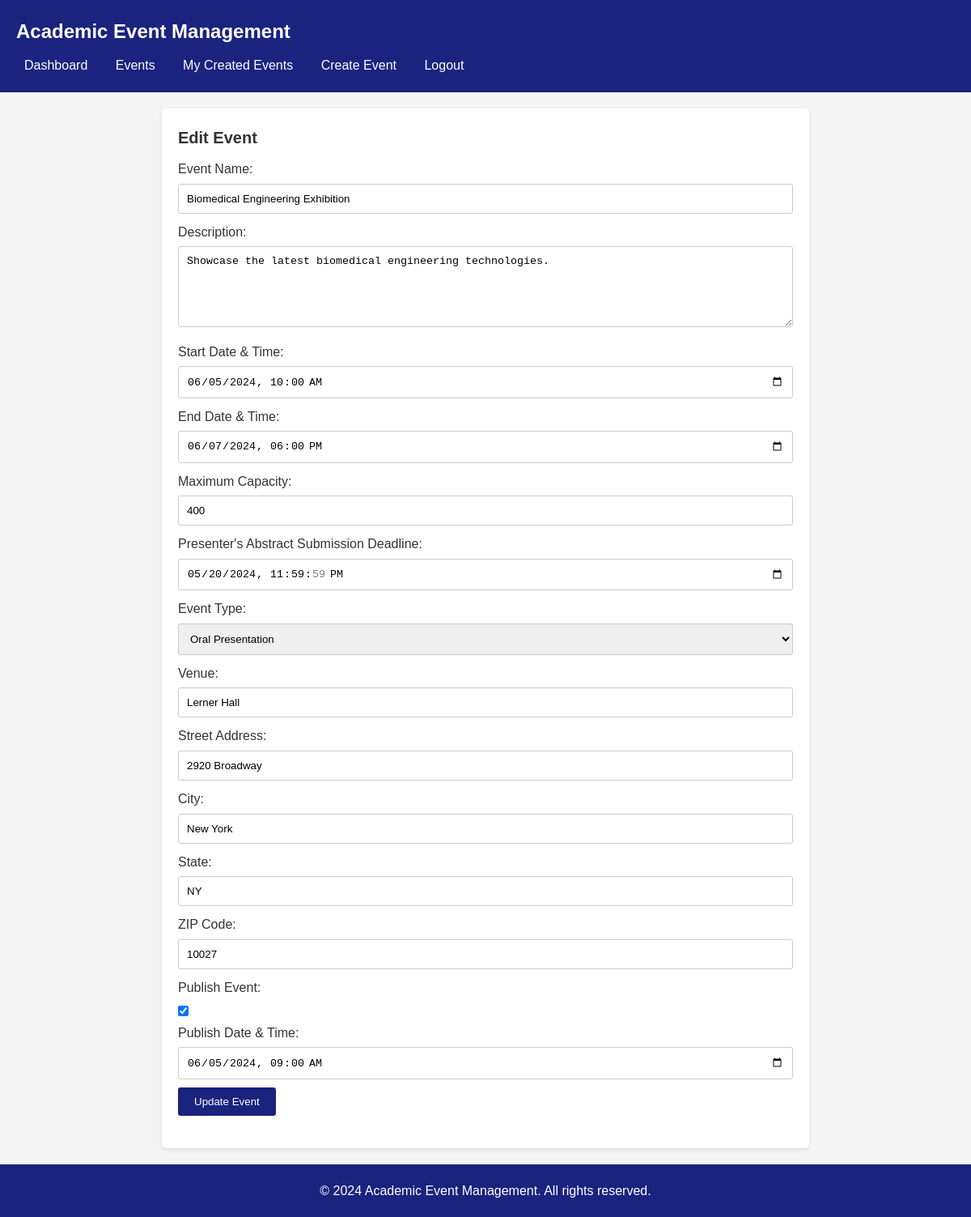
The app's page /edit_event.php?event_id=10 (signed in) with its own data.
### tables this page shows
CREATE TABLE IF NOT EXISTS `Event` (
    Event_ID INT PRIMARY KEY AUTO_INCREMENT,
    Event_Type_ID INT,
    Location_ID INT,
    U_ID INT,
    Start_Date_Time DATETIME,
    End_Date_Time DATETIME,
    Max_Capacity INT,
    Presenter_Deadline DATETIME,
    Event_Name VARCHAR(255),
    F_Date_Time DATETIME,
    Created_At DATETIME,
    Is_Published BOOLEAN,
    Description TEXT,
    Status ENUM('Open', 'Full', 'Cancelled') DEFAULT 'Open',
    FOREIGN KEY (Event_Type_ID) REFERENCES Event_Type(Event_Type_ID),
    FOREIGN KEY (Location_ID) REFERENCES Location(Location_ID),
    FOREIGN KEY (U_ID) REFERENCES U(U_ID)
);

CREATE TABLE IF NOT EXISTS Location (
    Location_ID INT PRIMARY KEY AUTO_INCREMENT,
    Venue VARCHAR(255),
    Street_Address VARCHAR(255),
    City VARCHAR(255),
    State VARCHAR(255),
    Zip_Code VARCHAR(10)
);

### edit_event.php (the view, shortened to what this page needs)
<?php
require_once 'db_connection.php';
$organizer_id = $_SESSION["user_id"];
$event_id = $_GET["event_id"];
$sql = "SELECT * FROM `Event` WHERE Event_ID = $event_id AND U_ID = $organizer_id";
$result = $conn->query($sql);
if ($result->num_rows == 1) {
    $event = $result->fetch_assoc();
} else {
    header("Location: organizer_events.php");
    exit();
}
?>
<!DOCTYPE html>
<html>
<head>
    <link rel="stylesheet" type="text/css" href="css/style.css">
</head>
<body>
    <header>
        <h1>Academic Event Management</h1>
        <nav>
            <ul>
                <li><a href="dashboard.php">Dashboard</a></li>
                <li><a href="events.php">Events</a></li>
                <li><a href="organizer_events.php">My Created Events</a></li>
                <li><a href="create_event.php">Create Event</a></li>
                <li><a href="logout.php">Logout</a></li>
            </ul>
        </nav>
    </header>
    <main>
        <h2>Edit Event</h2>
        <form action="edit_event.php?event_id=<?php echo $event_id; ?>" method="POST">
            <label for="event_name">Event Name:</label>
            <input type="text" id="event_name" name="event_name" value="<?php echo $event['Event_Name']; ?>" required>
            <label for="description">Description:</label>
            <textarea id="description" name="description" required><?php echo $event['Description']; ?></textarea>
            <label for="start_datetime">Start Date & Time:</label>
            <input type="datetime-local" id="start_datetime" name="start_datetime" value="<?php echo $event['Start_Date_Time']; ?>" required>
            <label for="end_datetime">End Date & Time:</label>
            <input type="datetime-local" id="end_datetime" name="end_datetime" value="<?php echo $event['End_Date_Time']; ?>" required>
            <label for="max_capacity">Maximum Capacity:</label>
            <input type="number" id="max_capacity" name="max_capacity" value="<?php echo $event['Max_Capacity']; ?>" required>
            <label for="presenter_deadline">Presenter's Abstract Submission Deadline:</label>
            <input type="datetime-local" id="presenter_deadline" name="presenter_deadline" value="<?php echo $event['Presenter_Deadline']; ?>" required>
            <label for="event_type">Event Type:</label>
            <select id="event_type" name="event_type" required>
                <?php
                $event_type_sql = "SELECT Event_Type_ID, Type_Name FROM Event_Type";
                $event_type_result = $conn->query($event_type_sql);
                if ($event_type_result->num_rows > 0) {
                    while ($event_type_row = $event_type_result->fetch_assoc()) {
                        $selected = ($event_type_row['Event_Type_ID'] == $event['Event_Type_ID']) ? 'selected' : '';
                        echo "<option value='" . $event_type_row['Event_Type_ID'] . "' $selected>" . $event_type_row['Type_Name'] . "</option>";
                    }
                }
                ?>
            </select>
            <?php
            $location_sql = "SELECT * FROM Location WHERE Location_ID = {$event['Location_ID']}";
            $location_result = $conn->query($location_sql);
            $location = $location_result->fetch_assoc();
            ?>
            <label for="venue">Venue:</label>
            <input type="text" id="venue" name="venue" value="<?php echo $location['Venue']; ?>" required>
            <label for="street_address">Street Address:</label>
            <input type="text" id="street_address" name="street_address" value="<?php echo $location['Street_Address']; ?>" required>
            <label for="city">City:</label>
            <input type="text" id="city" name="city" value="<?php echo $location['City']; ?>" required>
            <label for="state">State:</label>
            <input type="text" id="state" name="state" value="<?php echo $location['State']; ?>" required>
            <label for="zip_code">ZIP Code:</label>
            <input type="text" id="zip_code" name="zip_code" value="<?php echo $location['Zip_Code']; ?>" required>
            <label for="is_published">Publish Event:</label>
            <input type="checkbox" id="is_published" name="is_published" <?php if ($event['Is_Published']) echo 'checked'; ?>>
            <label for="publish_datetime">Publish Date & Time:</label>
            <input type="datetime-local" id="publish_datetime" name="publish_datetime" value="<?php echo $event['F_Date_Time']; ?>">
            <button type="submit">Update Event</button>
        </form>
    </main>
    <footer>
        <p>&copy; 2024 Academic Event Management. All rights reserved.</p>
    </footer>
</body>
</html>

### css/style.css (style rules this page uses)
* { margin: 0; padding: 0; box-sizing: border-box; }
body { font-family: Arial, sans-serif; background-color: #f5f5f5; color: #333; line-height: 1.6; }
header { background-color: #1a237e; color: #fff; padding: 20px; }
h1 { font-size: 24px; margin-bottom: 10px; }
nav ul { list-style: none; }
nav ul li { display: inline-block; margin-right: 10px; }
nav ul li a { color: #fff; text-decoration: none; padding: 5px 10px; border-radius: 3px; transition: background-color 0.3s ease; }
main { max-width: 800px; margin: 20px auto; background-color: #fff; padding: 20px; border-radius: 5px; box-shadow: 0 2px 5px rgba(0, 0, 0, 0.1); }
h2 { font-size: 20px; margin-bottom: 10px; }
form { margin-bottom: 20px; }
label { display: block; margin-bottom: 5px; }
input[type="text"], input[type="email"], input[type="password"], input[type="tel"], input[type="number"], input[type="datetime-local"], textarea, select { width: 100%; padding: 10px; border: 1px solid #ccc; border-radius: 3px; margin-bottom: 10px; }
textarea { height: 100px; }
button { background-color: #1a237e; color: #fff; border: none; padding: 10px 20px; border-radius: 3px; cursor: pointer; transition: background-color 0.3s ease; }
footer { background-color: #1a237e; color: #fff; padding: 20px; text-align: center; }

### records on screen
event: event_name "Biomedical Engineering Exhibition", description "Showcase the latest biomedical engineering technologies.", start_datetime "06/05/2024 10:00", end_datetime "06/07/2024 18:00", max_capacity "400", presenter_deadline "05/20/2024 23:59:59", Is_Published "☑", publish_datetime "06/05/2024 09:00"
location: venue "Lerner Hall", street_address "2920 Broadway", city "New York", state "NY", zip_code "10027"

### other values on screen
form field event_type "Oral Presentation"
